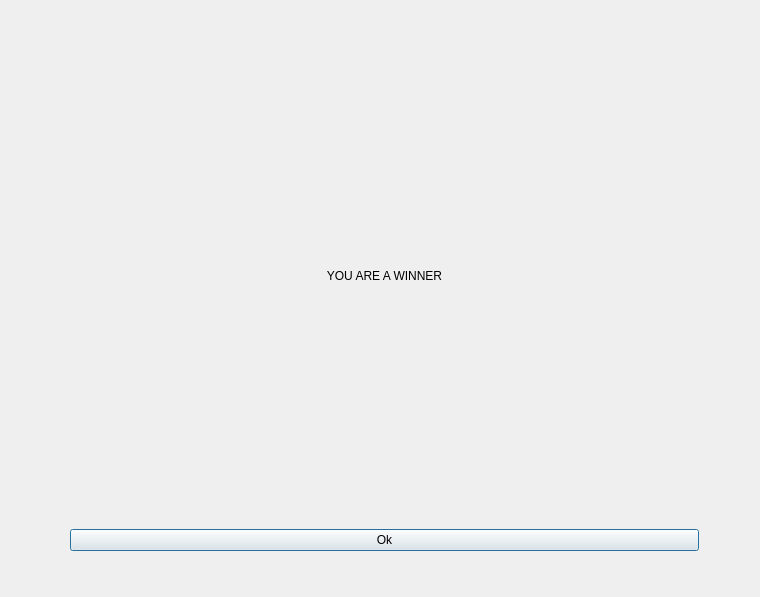
<?xml version="1.0" encoding="UTF-8"?>
<ui version="4.0">
 <class>Voitto</class>
 <widget class="QDialog" name="Voitto">
  <property name="geometry">
   <rect>
    <x>0</x>
    <y>0</y>
    <width>760</width>
    <height>597</height>
   </rect>
  </property>
  <property name="windowTitle">
   <string>Dialog</string>
  </property>
  <widget class="QWidget" name="verticalLayoutWidget">
   <property name="geometry">
    <rect>
     <x>70</x>
     <y>30</y>
     <width>629</width>
     <height>521</height>
    </rect>
   </property>
   <layout class="QVBoxLayout" name="verticalLayout">
    <item>
     <widget class="QLabel" name="label">
      <property name="layoutDirection">
       <enum>Qt::LeftToRight</enum>
      </property>
      <property name="styleSheet">
       <string notr="true">font: 63 25pt &quot;URW Gothic&quot;;</string>
      </property>
      <property name="text">
       <string>YOU ARE A WINNER</string>
      </property>
      <property name="textFormat">
       <enum>Qt::RichText</enum>
      </property>
      <property name="alignment">
       <set>Qt::AlignCenter</set>
      </property>
     </widget>
    </item>
    <item>
     <widget class="QPushButton" name="pushButton">
      <property name="text">
       <string>Ok</string>
      </property>
     </widget>
    </item>
   </layout>
  </widget>
 </widget>
 <resources/>
 <connections/>
</ui>
